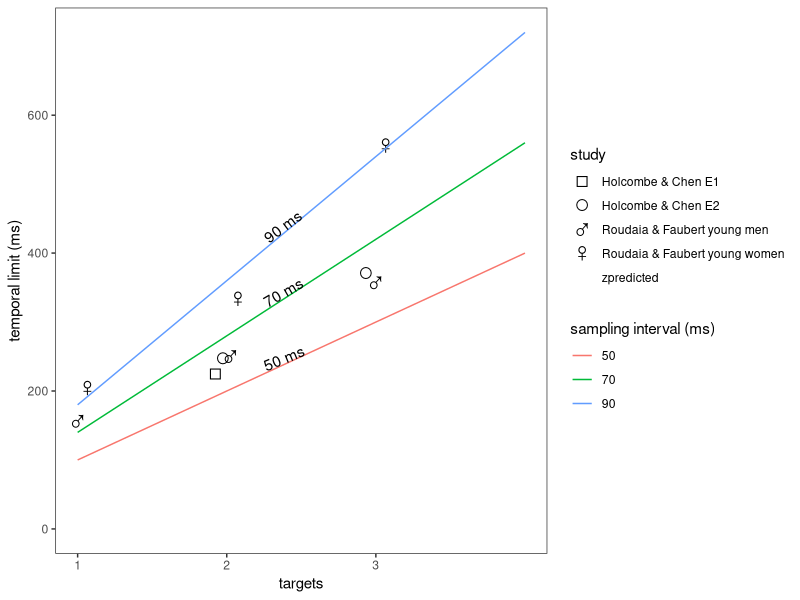

Write R code to recreate this figure.
## ---- chunk 1
library(ggplot2)
library(dplyr)
library(tidyr)
library(purrr)
library(forcats) #for fct_relevel

E1HolcombeChen13 <- tibble(experiment="Holcombe & Chen E1", targets=seq(1,2),   temporalLimit= c(1000/6.93, 1000/4.45) )
E2HolcombeChen13 <- tibble(experiment="Holcombe & Chen E2", targets=seq(2,3),   temporalLimit= c(1000/4.05, 1000/2.7) )
RoudaiaFaubert<- tibble(experiment="Roudaia & Faubert young men", targets=seq(1,3), temporalLimit=c(1000/6.4,1000/4,1000/2.8))
RoudaiaFaubert2<- tibble(experiment="Roudaia & Faubert young women", targets=seq(1,3), temporalLimit=c(1000/4.9,1000/3,1000/1.8))

temporalLimitsData<- rbind(E1HolcombeChen13,E2HolcombeChen13,RoudaiaFaubert,RoudaiaFaubert2)
temporalLimitsData$experiment <- as.factor(temporalLimitsData$experiment)

#criticalIntervalsObserved <- tibble( targets=seq(1,3), temporalLimit= c(1000/7, 1000/4.2, 1000/2.6) )

critInterval <- function(targets, samplingInterval) {
 samplingInterval*targets*2
}

valuesForComputing<- expand_grid(
  targets = c(1, 2, 2.4, 3, 4), # including 2.4 because that's where I want to put the text labels
  samplingInterval = c(50, 70, 90),
  experiment = "zpredicted" #when it starts with z, it will be at end in legend when ggplot creates factor ordering on fly
)
tibl <- valuesForComputing  %>% mutate(temporalLimit = critInterval(targets,samplingInterval))

predictions <- tibl %>% filter(targets != 2.4) #to plot lines


# angle = c(30,50,60),

#male/female samples https://github.com/kmiddleton/rexamples/blob/master/ggplot2%20male-female%20symbols.R
#unicode character list (look at ) https://www.ssec.wisc.edu/~tomw/java/unicode.html
gg<-ggplot(temporalLimitsData, aes(x=targets,y=temporalLimit, shape=experiment)) +
    geom_point(position=position_dodge(width=.2), size=5) +
    geom_line(data=predictions, aes(color=factor(samplingInterval)) ) + #model predictions
    #geom_point( size=4) +
    #geom_line() +
    scale_shape_manual(values = c("\u25A1", "\u25CB", "\u2642", "\u2640",   "\u1111")) +
    scale_x_continuous(breaks=1:3, limits=c(1,4)) + #so that model lines extend all the way to symbols
    ylim(0,NA) +
    ylab('temporal limit (ms)') + labs(color='sampling interval (ms)', shape='study') + 
    theme_bw() +
   theme( panel.grid.major = element_blank(), panel.grid.minor = element_blank(),
          panel.background = element_blank())

ylims<- layer_scales(gg)$y$get_limits()
xlims<- layer_scales(gg)$x$get_limits()
graphAspectRatio <- diff(ylims)/diff(xlims)
  
lineLabels <-  tibl %>% filter(targets == 2.4)
lineLabels$label <- paste0(lineLabels$samplingInterval," ms")
lineLabels<- lineLabels %>% mutate(slop = samplingInterval * 2)
lineLabels<- lineLabels %>% mutate(slope = slop / graphAspectRatio)
lineLabels<- lineLabels %>% mutate(angleIfAxesSameScale = atan(slope)*180/pi)
lineLabels<- lineLabels %>% mutate(angle = angleIfAxesSameScale)

gg +  geom_text(data=lineLabels, aes(label = label, angle=angle), vjust="bottom")
